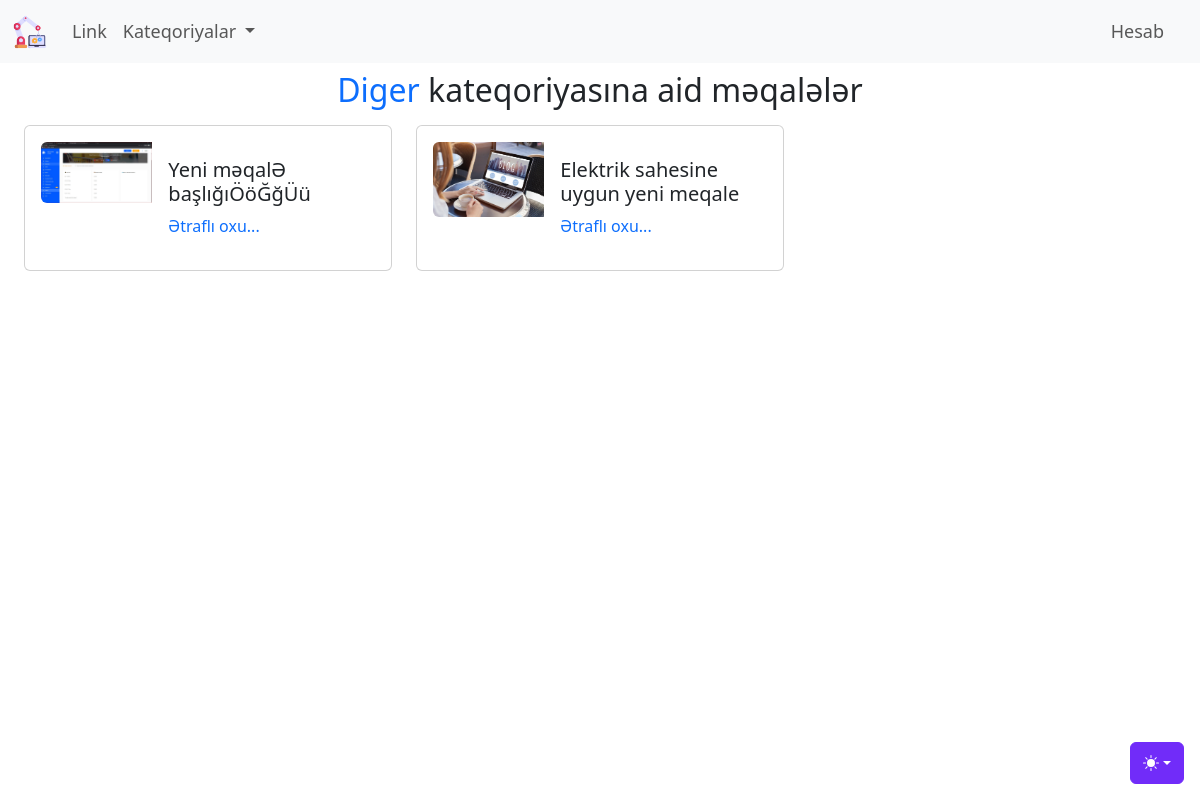
The page /kateqoriya/diger (signed in) on the database its author committed.
### blog/models.py (models this page shows, shortened)
class Kateqoriya(models.Model):
    class Meta:
        verbose_name = 'Kateqoriya'
        verbose_name_plural = 'Kateqoriyalar'
    kateqoriya_adi = models.CharField('Kateqoriya adı', max_length=150)
    kateqoriya_slug = models.SlugField(editable=False, unique=True)
    def __str__(self):
        return f"{self.kateqoriya_adi}"

class Blog(models.Model):
    class Meta:
        verbose_name = 'Məqalə'
        verbose_name_plural = 'Məqalələr'
    basliq_sekli = models.ImageField(upload_to = "uploads/%d.%m.%Y",default = 'uploads/default.jpg',null=True,blank=True)
    karusel_sekli = ImageSpecField(source="basliq_sekli",
                                   processors=[ResizeToFill(600,400)],
                                   format='JPEG',
                                   options={'quality':100})
    basliq = models.CharField('Məqalə başlığı', max_length = 200)
    kontent = CKEditor5Field('Məqalə kontenti', config_name = 'extends')
    yaradilma_tarixi = models.DateTimeField('Yaranma tarixi', auto_now_add = True)
    deyisdirilme_tarixi = models.DateTimeField('Yaranma tarixi', auto_now = True)
    blog_slug = models.SlugField(editable=False, unique = True)
    blog_kateqoriya = models.ManyToManyField(Kateqoriya, verbose_name = 'Kateqoriyaları seçin.')
    yayinda_mi = models.BooleanField('Yayına buraxılsın?', default = False)
    yeni_mi = models.BooleanField('Yeni məqalə?', default = True)
    karuselde = models.BooleanField('Karuseldə', default = False)
    istifadeci = models.ForeignKey(settings.AUTH_USER_MODEL,verbose_name='İstifadəçi',on_delete = models.CASCADE)

### blog/views.py (the view)
# urls.py: path('kateqoriya/<slug:_slug>',views.kateqoriyaya_get,name='kateqoriyaya_get')
def kateqoriyaya_get(request,_slug):
    context = {
        'kateqoriyalar': Kateqoriya.objects.all(),
        'yazilar' : Kateqoriya.objects.get(kateqoriya_slug =_slug).blog_set.all(),
        'secilen_kateqoriya' : Kateqoriya.objects.get(kateqoriya_slug=_slug),
    }
    return render(request,'blog/kateqoriyaya_get.html',context)

### blog/templates/blog/kateqoriyaya_get.html (shortened to what this page needs)
{%extends 'base.html'%}
{% load static %}
{% block some_css %}
<link rel="stylesheet" href="{%static 'blog/css/kateqoriyaya_get.css'%}">
{% endblock  %}
{% block content %}
    <div class="container-fluid">
        <div class="row">
            <div class="col text-center mt-2">
                <h2 class="h2"><span class="text-primary">{{secilen_kateqoriya}}</span> kateqoriyasına aid məqalələr</h2>
            </div>
        </div>
        <div class="row">
            {% if yazilar %}
                {% for yazi in  yazilar%}
                <div class="col-md-6 col-lg-6 col-xl-4 col-xxl-4">
                    <div class="card mb-3 p-3 w-100 mt-2">
                        <div class="row g-0">
                        <div class="col-md-4">
                            <a href="{%url 'yazini_tap' yazi.blog_slug%}" target="_blank" rel="noopener noreferrer">
                                <img src="{{yazi.basliq_sekli.url}}" class="img-fluid rounded-start" alt="{{yazi.basliq}}">
                            </a>
                        </div>
                        <div class="col-md-8">
                            <div class="card-body card-body-custom">
                                <h5 class="card-title">{{yazi.basliq}}</h5>
                                <a href="{%url 'yazini_tap' yazi.blog_slug%}" target="_blank" rel="noopener noreferrer" class="btn_etrafli_oxu">Ətraflı oxu...</a>
                            </div>
                        </div>
                        </div>
                    </div>
                </div>
                {% endfor %}
            {% else %}
                    <div class="alert alert-warning">Bu kateqoriyaya aid məqalə yoxdur.</div>
            {% endif %}
        </div>
    </div>
{% endblock %}

### blog/static/blog/css/kateqoriyaya_get.css (style rules this page uses)
.btn_etrafli_oxu { text-decoration: none; }

### rows shown on the page
Kateqoriya: kateqoriya_adi "Diger"
Blog: basliq_sekli (picture), basliq "Yeni məqalƏ başlığıÖöĞğÜü"
Blog: basliq_sekli (placeholder picture), basliq "Elektrik sahesine uygun yeni meqale"
